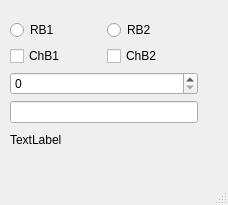
<?xml version="1.0" encoding="UTF-8"?>
<ui version="4.0">
 <class>MainWindow</class>
 <widget class="QMainWindow" name="MainWindow">
  <property name="geometry">
   <rect>
    <x>0</x>
    <y>0</y>
    <width>228</width>
    <height>205</height>
   </rect>
  </property>
  <property name="windowTitle">
   <string>MainWindow</string>
  </property>
  <widget class="QWidget" name="centralwidget">
   <widget class="QWidget" name="">
    <property name="geometry">
     <rect>
      <x>10</x>
      <y>20</y>
      <width>188</width>
      <height>130</height>
     </rect>
    </property>
    <layout class="QVBoxLayout" name="verticalLayout">
     <item>
      <layout class="QHBoxLayout" name="horizontalLayout">
       <item>
        <widget class="QRadioButton" name="radioButton">
         <property name="text">
          <string>RB1</string>
         </property>
        </widget>
       </item>
       <item>
        <widget class="QRadioButton" name="radioButton_2">
         <property name="text">
          <string>RB2</string>
         </property>
        </widget>
       </item>
      </layout>
     </item>
     <item>
      <layout class="QHBoxLayout" name="horizontalLayout_2">
       <item>
        <widget class="QCheckBox" name="checkBox">
         <property name="text">
          <string>ChB1</string>
         </property>
        </widget>
       </item>
       <item>
        <widget class="QCheckBox" name="checkBox_2">
         <property name="text">
          <string>ChB2</string>
         </property>
        </widget>
       </item>
      </layout>
     </item>
     <item>
      <widget class="QSpinBox" name="spinBox"/>
     </item>
     <item>
      <widget class="QLineEdit" name="lineEdit"/>
     </item>
     <item>
      <widget class="QLabel" name="label">
       <property name="text">
        <string>TextLabel</string>
       </property>
      </widget>
     </item>
    </layout>
   </widget>
  </widget>
  <widget class="QMenuBar" name="menubar">
   <property name="geometry">
    <rect>
     <x>0</x>
     <y>0</y>
     <width>228</width>
     <height>22</height>
    </rect>
   </property>
  </widget>
  <widget class="QStatusBar" name="statusbar"/>
 </widget>
 <resources/>
 <connections/>
</ui>
